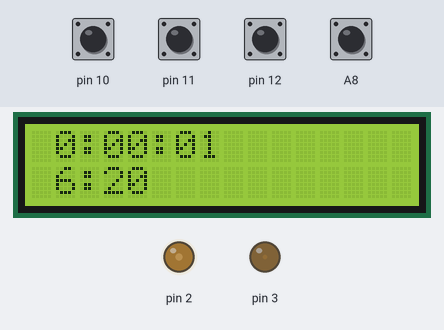
Recording of a sketch running on a simulated Arduino Mega 2560, built with avr-gcc and run on an emulated ATmega2560. Parts: 16×2 character LCD, output pins drawn as LEDs (lit = HIGH). Inputs (shaded band) come from the test bench; at power-on: A8, pin 10–12 HIGH.

Above: at 1.5 s.
1.6 s: pin 12 pulled LOW for 1 s
At 3.7 s:
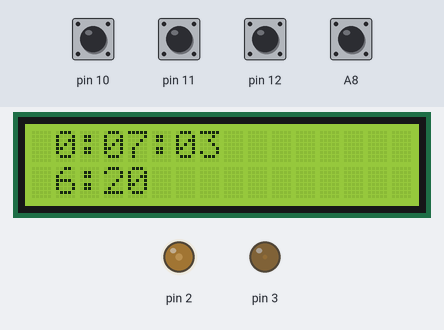
4.1 s: pin 11 pulled LOW for 0.15 s
At 5.0 s:
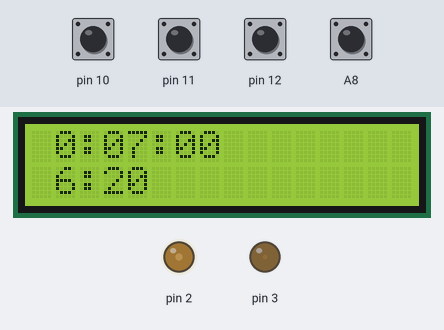
5.7 s: A8 pulled LOW for 1 s
At 7.9 s:
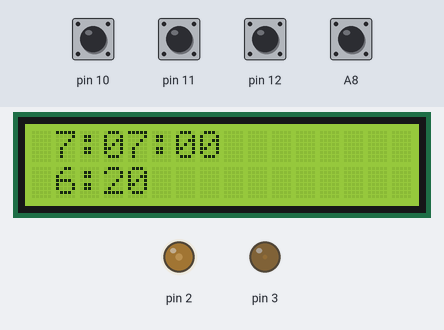
8.2 s: pin 12 pulled LOW for 0.15 s
At 9.3 s:
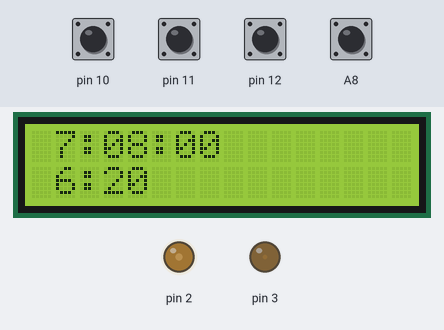
9.8 s: A8 pulled LOW for 0.15 s
At 10.5 s:
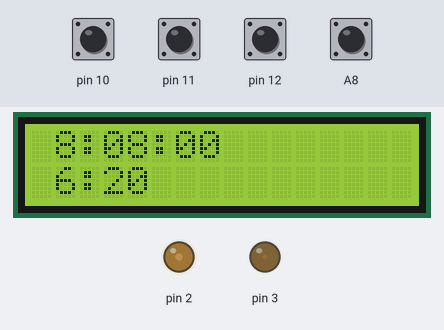
Timing chart, 0 to 12.4 s (numbered marks = the images above; inputs shaded):
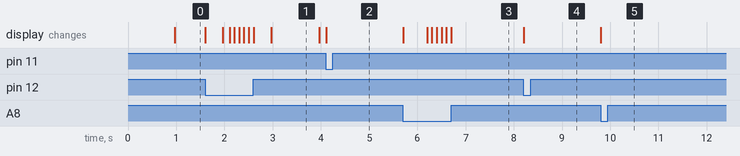

Measured:
- after the input at 4.1 s, the display: changes at once (image 2)
- after the input at 5.7 s, the display: first changes at once (image 3 shows a later state)
- after the input at 8.2 s, the display: changes at once (image 4)
- after the input at 9.8 s, the display: changes at once (image 5)
- what the display in image 1 shows lasts 1.0 s, from 3.0 s to 4.0 s

The sketch:

watch_type_2.ino
```cpp
#include "program.h"

Program program = Program();

void setup() {
  program.setup();
  program.timer1_attach(timer);
  program.timer1_start();
}

void timer() {
  program.timer1_interrupt();
}

void loop() {
  program.loop();
}
```

button.cpp
```cpp
#include "button.h"

Button::Button() {
}

Button::Button(uint8_t pin) {
    attach(pin);
}

void Button::attach(uint8_t pin) {
    pinMode(pin, INPUT_PULLUP);
    _bounce.attach(pin);
    _bounce.interval(BOUNCE_INTERVAL);
    _button_state_prev = HIGH;
    _button_state_curr = HIGH;
    _state = BUTTON_FREE;
}

void Button::update() {
    _bounce.update();
    _button_state_curr = _bounce.read();

    if (_button_state_curr == LOW and _button_state_prev == HIGH) {
        _state = BUTTON_PRESSED;
        _pressed_time = millis();
    } else
    if (_state == BUTTON_WAIT_FOR_PRESSED_HARD and _button_state_curr == LOW) {
        if (millis() - _pressed_time >= WAIT_FOR_HARD_INTERVAL) {
            _state = BUTTON_PRESSED_HARD;
            _repeat_time_prev = 0;
        }
    } else
    if (_state == BUTTON_WAIT_FOR_REPEAT and _button_state_curr == LOW) {
        _repeat_time_curr = (millis() % 1000) / REPEAT_INTERVAL;
        if (_repeat_time_curr != _repeat_time_prev) {
            _repeat_time_prev = _repeat_time_curr;
            _state = BUTTON_REPEAT;

        }
    }
    else {
        _state = BUTTON_FREE;
    }
}

bool Button::pressed_repeat() const {
    return _state == BUTTON_REPEAT;
}
bool Button::pressed_hard() const {
    return _state == BUTTON_PRESSED_HARD;
}
bool Button::pressed() const {
    return _state == BUTTON_PRESSED;
}

void Button::flop() {
    _button_state_prev = _button_state_curr;

    if (_button_state_curr == LOW)
        if (_state == BUTTON_PRESSED)
            _state = BUTTON_WAIT_FOR_PRESSED_HARD;
        else if (_state == BUTTON_PRESSED_HARD)
            _state = BUTTON_WAIT_FOR_REPEAT;
        else if (_state == BUTTON_REPEAT)
            _state = BUTTON_WAIT_FOR_REPEAT;
}

bool Button::is_down() const {
    return _button_state_curr == LOW;
}

bool Button::is_up() const {
    return !is_down();
}
```

button.h
```cpp
#ifndef _BUTTON_H_
#define _BUTTON_H_

#include <Bounce2.h>
#include <Arduino.h>

class Button {
    public:
        Button();
        Button(uint8_t pin);

        void attach(uint8_t pin);
        void update();
        bool pressed_repeat() const;
        bool pressed_hard() const;
        bool pressed() const;
        void flop();
        bool is_down() const;
        bool is_up() const;

    private:
        const uint16_t BOUNCE_INTERVAL = 5;
        const uint16_t WAIT_FOR_HARD_INTERVAL = 500;
        const uint16_t REPEAT_INTERVAL = 100;
        const uint16_t INTERVAL = 5;

        enum BUTTON_STATES {
            BUTTON_FREE,
            BUTTON_PRESSED,
            BUTTON_PRESSED_HARD,
            BUTTON_REPEAT,
            BUTTON_WAIT_FOR_PRESSED_HARD,
            BUTTON_WAIT_FOR_REPEAT
        } _state;

        Bounce _bounce;
        uint32_t _pressed_time;
        uint8_t _repeat_time_prev;
        uint8_t _repeat_time_curr;
        uint8_t _button_state_prev;
        uint8_t _button_state_curr;
};

#endif // _BUTTON_H_
```

gadget.cpp
```cpp
#include "gadget.h"

#include <Arduino.h>

Display::Display() {

}

void Display::setup() {
    pinMode(Pin::CONTRAST, OUTPUT);
    pinMode(Pin::BRIGHTNESS, OUTPUT);

    analogWrite(Pin::CONTRAST, 55);
    analogWrite(Pin::BRIGHTNESS, 1);

    _lcd.begin(16, 2);
}

void Display::clock_print(uint8_t h, uint8_t m, uint8_t s) {
    _display_buff_memset();
    sprintf(_display_buff, "%2u:%02u:%02u", h, m, s);
    _lcd.setCursor(0, 0);
    _lcd.print(_display_buff);
}

void Display::alarm_print(uint8_t h, uint8_t m) {
    _display_buff_memset();
    sprintf(_display_buff, "%2u:%02u", h, m);
    _lcd.setCursor(0, 1);
    _lcd.print(_display_buff);
}

void Display::_display_buff_memset(char c) {
    memset(_display_buff, c, _display_buff_len);
}

// void Oscillator::sync() {

// }
```

gadget.h
```cpp
#ifndef _GADGET_H_
#define _GADGET_H_

#include <stdint.h>
#include <LiquidCrystal.h>

#include "settings.h"

// // Generate series [a ... b]
// template <typename T>
// class SequenceGenerator {
//     public:
//         SequenceGenerator(T a, T b) : _iter(a), _a(a), _b(b), _interval(b - a) {}
//         T value() { return _iter + _a; }
//         void next() { _iter = ++_iter % _interval; }

//     private:
//         T _iter;
//         T _a;
//         T _b;
//         T _interval;
// };

// // Cycle counter [a ... b]
// template <typename T>
// volatile
// class Counter {
//     public:
//         Counter(T a, T b);

//         void next();
//         bool ready();
//         bool overflow();
//         void reset();

//     private:
//         T _value;
//         bool _ready {false};
// };

class Display {
    public:
        Display();
        void setup();
        void clock_print(uint8_t h, uint8_t m, uint8_t s);
        void alarm_print(uint8_t h, uint8_t m);

    private:
        static const uint8_t _display_buff_len = 17;
        char _display_buff[_display_buff_len];
        LiquidCrystal _lcd {Pin::RS, Pin::ENABLE, Pin::D0, Pin::D1, Pin::D2, Pin::D3};

        void _display_buff_memset(char c = 0);
};

class SecondsScillator {
    public:
        void sync() { (++_ms == 10 ? _ms = 0, _up = true : _up = false); };
        bool up() const { return _up; };

    private:
        volatile uint8_t _ms {0};
        volatile bool _up {false};
};

class Time {
    public:
        uint8_t hour() const { return _hour; };
        uint8_t minute() const { return _minute; };
        uint8_t second() const { return _second; };

        void inc_hour() {
            _hour = ++_hour % 24;
        }
        void inc_minute() {
            _minute = ++_minute % 60;
        }
        void inc_second() {
            _second = 0;
        }

        void add_seconds(int16_t s) {
            s %= 3600;

        }

        void second_tick() {
            if (_second != 59) {
                ++_second;
            } else {
                _second = 0;

                if (_minute != 59) {
                    ++_minute;
                } else {
                    _minute = 0;
                    _hour = ++_hour % 24;
                }
            }
        }

    private:
        volatile uint8_t _hour {0};
        volatile uint8_t _minute {0};
        volatile uint8_t _second {0};
};

class Clock {
    public:
        Clock(SecondsScillator &o) : _seconds_oscillator(o) {};
        void sync() {
            _raw = false;

            if (_seconds_oscillator.up()) {
                _time.second_tick();
                _raw = true;
            }
        };

        bool raw() const { return _raw; };
        const Time & time() const { return _time; };

    private:
        SecondsScillator &_seconds_oscillator;
        Time _time;

        volatile bool _raw = true;
};

class Gadget {
    public:
    private:
};

#endif // _GADGET_H_
```

program.cpp
```cpp
#include "program.h"
#include "settings.h"
#include "button.h"

#include <Arduino.h>
#include <LiquidCrystal.h>

Button button1 {Pin::BUTTON1};
Button button2 {Pin::BUTTON2};
Button button3 {Pin::BUTTON3};
Button button4 {Pin::BUTTON4};

uint8_t alaram_hour = 6, alaram_minute = 20;
bool alarm_on = true;
bool alarm_stoped = false;
bool sync_stoped = false;


Program::Program() {

}

void Program::setup() {
    _display.setup();
    _display.clock_print(_primary_clock.time().hour(),
                         _primary_clock.time().minute(),
                         _primary_clock.time().second());
    _display.alarm_print(alaram_hour, alaram_minute);
}

void Program::timer1_attach(Timer1::TimerCallbackFunction func){
    Timer1::instance().attach(func);
}

void Program::timer1_start() {
    Timer1::instance().start(_timer1_scale, _timer1_counts);
}

void Program::timer1_interrupt() {
    if (!sync_stoped) {
        _seconds_oscillator.sync();
        _primary_clock.sync();
    }
}

void Program::_check_alarm() {
}

void Program::loop() {
    button1.update();
    button2.update();
    button3.update();
    button4.update();


    if (button4.pressed() or button4.pressed_repeat()) {
        _primary_clock.time().inc_hour();
        _display.clock_print(_primary_clock.time().hour(),
                             _primary_clock.time().minute(),
                             _primary_clock.time().second());
    }

    if (button3.pressed() or button3.pressed_repeat()) {
        _primary_clock.time().inc_minute();
        _display.clock_print(_primary_clock.time().hour(),
                             _primary_clock.time().minute(),
                             _primary_clock.time().second());
    }

    if (button2.pressed() or button2.pressed_repeat()) {
        sync_stoped = button2.is_down();
        _primary_clock.time().inc_second();
        _display.clock_print(_primary_clock.time().hour(),
                             _primary_clock.time().minute(),
                             _primary_clock.time().second());
    }

    if (button1.pressed() or button1.pressed_repeat()) {
        alaram_minute = ++alaram_minute % 60;
        _display.clock_print(_primary_clock.time().hour(),
                             _primary_clock.time().minute(),
                             _primary_clock.time().second());
    }

    if (_primary_clock.raw()) {
        _display.clock_print(_primary_clock.time().hour(),
                             _primary_clock.time().minute(),
                             _primary_clock.time().second());
    }

    _check_alarm();

    button1.flop();
    button2.flop();
    button3.flop();
    button4.flop();
}
```

program.h
```cpp
#ifndef _PROGRAM_H_
#define _PROGRAM_H_

#include <stdint.h>
#include "gadget.h"
#include "timer1.h"

class GadgetFSM {
    public:
        enum COMMON_STATES {
            S_CLOCK1,
            S_CLOCK2,
            S_ALARM1,
            S_ALARM2,
            S_ALARM3,
            S_SIGNAL,
            S_TIMER1,
            S_TIMER2,
            S_TIMER3,
            S_STOPWATCH
        };

        enum SUBSTATES {
            S_NONE,

            // primary_datetime, secondary_datetime
            S_CLOCK_EDIT_SECONDS,
            S_CLOCK_EDIT_MINUTES,
            S_CLOCK_EDIT_HOURS,
            S_CLOCK_EDIT_DAYS,
            S_CLOCK_EDIT_MONTHS,
            S_CLOCK_EDIT_YEARS,

            // alaram1_datetime, alaram2_datetime
            S_ALARM_TYPE1_EDIT_MINUTES,
            S_ALARM_TYPE1_EDIT_HOURS,

            // alaram3_datetime
            S_ALARM_TYPE2_EDIT_MINUTES,
            S_ALARM_TYPE2_EDIT_HOURS,
            S_ALARM_TYPE2_EDIT_DAYS_OF_WEEK,

            // timer1_datetime, timer2_datetime
            S_TIMER_TYPE1_EDIT_SECONDS,
            S_TIMER_TYPE1_EDIT_MINUTES,
            S_TIMER_TYPE1_EDIT_HOURS,

            // timer3_datetime
            S_TIMER_TYPE2_EDIT_DAYS,
            S_TIMER_TYPE2_EDIT_MONTHS,
            S_TIMER_TYPE2_EDIT_YEARS
        };
    private:
};

class Program {
    public:
        Program();

        void setup();
        void loop();

        void timer1_attach(Timer1::TimerCallbackFunction func);
        void timer1_start();
        void timer1_interrupt();

    private:
        // Timer1 - 100 mS
        Timer1::FCPU_SCALES _timer1_scale = Timer1::SCALE_64;
        uint16_t _timer1_counts = 25000 - 1;

        Display _display;

        SecondsScillator _seconds_oscillator;
        Clock _primary_clock {_seconds_oscillator};

        void _check_alarm();
};

#endif // _PROGRAM_H_
```

timer1.cpp
```cpp
#include "timer1.h"

ISR(TIMER1_COMPA_vect) {
    Timer1::instance().timer_callback_function();
}

const Timer1 & Timer1::instance() {
    static Timer1 timer;
    return timer;
}

void Timer1::start(Timer1::FCPU_SCALES prescalar, uint16_t counts) {
    _prescalar = prescalar;
    _counts = counts;

    noInterrupts();
    TCCR1B = 0;
    TCCR1A = 0;

    TCNT1 = 0;
    OCR1A = _counts;

    TCCR1B = _BV(WGM12) | _prescalar;
    TIMSK1 = _BV(OCIE1A);
    interrupts();
}

void Timer1::attach(TimerCallbackFunction callback) {
    timer_callback_function = callback;
}
```

timer1.h
```cpp
#ifndef _TIMER1_H_
#define _TIMER1_H_

#include <Arduino.h>

class Timer1 {
    public:
        enum FCPU_SCALES : uint8_t {
            TIMER_OFF  =                                0, // timer1 off
            SCALE_1    =                        _BV(CS10), // 1 - 0.0625 uS
            SCALE_8    =            _BV(CS11)            , // 8 - 0.5 uS
            SCALE_64   =            _BV(CS11) | _BV(CS10), // 64 - 4 uS
            SCALE_256  = _BV(CS12)                       , // 256 - 16 uS
            SCALE_1024 = _BV(CS12)            | _BV(CS10)  // 1024 - 640 uS
        };

        typedef void (*TimerCallbackFunction)();
        TimerCallbackFunction timer_callback_function;

        static const Timer1 & instance();

        void start(Timer1::FCPU_SCALES prescalar, uint16_t counts);
        void attach(TimerCallbackFunction callback);

    private:
        Timer1() {};
        Timer1(const Timer1 &);
        Timer1 & operator=(const Timer1 &);

        Timer1::FCPU_SCALES _prescalar;
        uint16_t _counts;
};

#endif // _TIMER1_H_
```

settings.h
```cpp
#ifndef _SETTINGS_H_
#define _SETTINGS_H_

#include <Arduino.h>

namespace Pin {
    const uint8_t BUTTON1 = 10;
    const uint8_t BUTTON2 = 11;
    const uint8_t BUTTON3 = 12;
    const uint8_t BUTTON4 = A8;

    const uint8_t CONTRAST = 2;
    const uint8_t BRIGHTNESS = 3;

    // For LiquidCrystal
    const uint8_t RS = 8;
    const uint8_t ENABLE = 9;
    const uint8_t D0 = 4;
    const uint8_t D1 = 5;
    const uint8_t D2 = A7;
    const uint8_t D3 = 7;
};


#endif // _SETTINGS_H_
```
